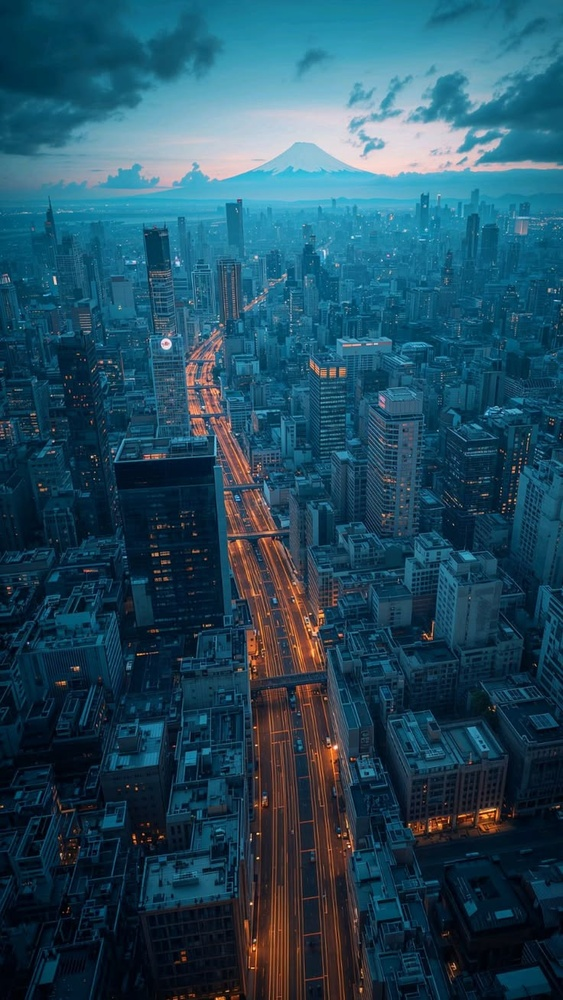
#> input picture CYUR/3_PLA/pla_labs/lab_6/data/source_image.jpg, 563 x 1000 px, shrunk from 736 x 1308 before the run, given in place of source_image.png, which was not available
$ python svd_compression.py
#> lines starting #> are read from the running program, lines starting #| are printed output that depends on the picture; pictures that were not available may be replaced by others from this repository, and a replacement may not be noted
#!/usr/bin/env python3
"""Task 1. Image compression via truncated SVD.

Loads a grayscale image, performs full SVD, builds truncated reconstructions
for 9+ values of k, evaluates compression ratio and reconstruction quality.
Outputs: data/source_image.png, data/recon_k*.png, data/compression.csv,
graphics/*.png. Run: python3 prog/svd_compression.py (from lab_6 root).
"""

import os
import math
import csv

import numpy as np
from PIL import Image
import matplotlib
matplotlib.use("Agg")
import matplotlib.pyplot as plt

ROOT = os.path.dirname(os.path.dirname(os.path.abspath(__file__)))
DATA = os.path.join(ROOT, "data")
GRAPHICS = os.path.join(ROOT, "graphics")

SOURCE_IMAGE_JPG = os.path.join(DATA, "source_image.jpg")
SOURCE_IMAGE = os.path.join(DATA, "source_image.png")
COMPRESSION_CSV = os.path.join(DATA, "compression.csv")

K_VALUES = [1, 2, 5, 10, 20, 50, 100, 200, 300]  # 9 different k


def load_source_image(path=SOURCE_IMAGE, jpg_path=SOURCE_IMAGE_JPG):
    """Source grayscale image for SVD compression (user file)."""
    if os.path.exists(path):
        return Image.open(path).convert("L")
    if os.path.exists(jpg_path):
        img = Image.open(jpg_path).convert("L")
        img.save(path)
        return img
    raise FileNotFoundError(
        f"Source image file not found: {jpg_path} or {path}"
    )


def truncated_svd_reconstruct(U, s, Vt, k):
    """Reconstruct matrix from first k SVD components."""
    kk = min(k, len(s))
    Uk = U[:, :kk]
    Sk = np.diag(s[:kk])
    Vtk = Vt[:kk, :]
    return Uk @ Sk @ Vtk


def compression_ratio(m, n, k):
    """Fraction of original data to store for truncated SVD."""
    return k * (m + n + 1) / (m * n)


def main():
    os.makedirs(DATA, exist_ok=True)
    os.makedirs(GRAPHICS, exist_ok=True)

    img = load_source_image()
    A = np.asarray(img, dtype=np.float64)
    m, n = A.shape
#> m = 1000; n = 563
    print(f"Image: {m}x{n} pixels")
#| Image: 1000x563 pixels

    # Full SVD
    U, s, Vt = np.linalg.svd(A, full_matrices=False)
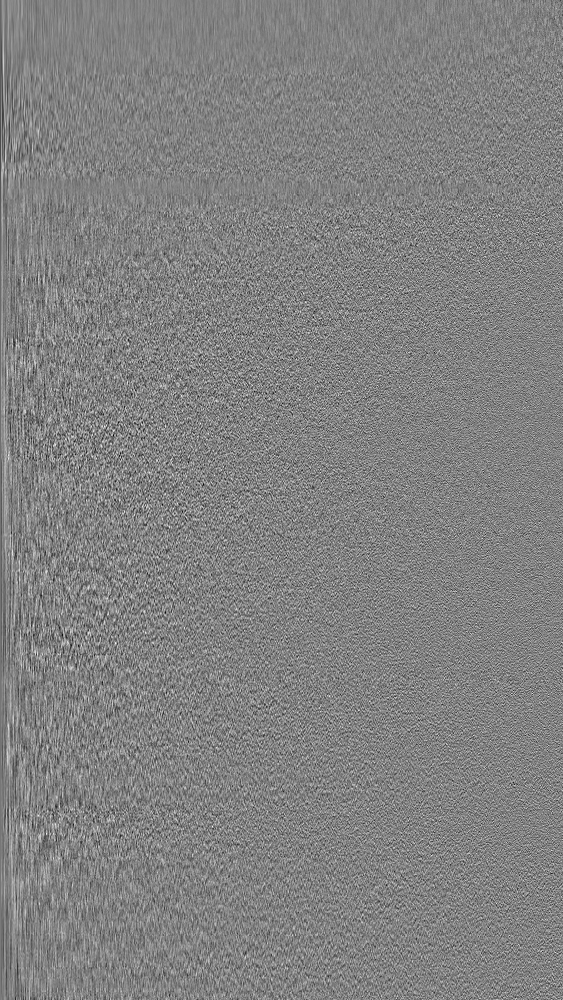
#> U: shape (1000, 563) float64; min -0.172, max 0.166, mean -4.31e-05; drawn with min black and max white
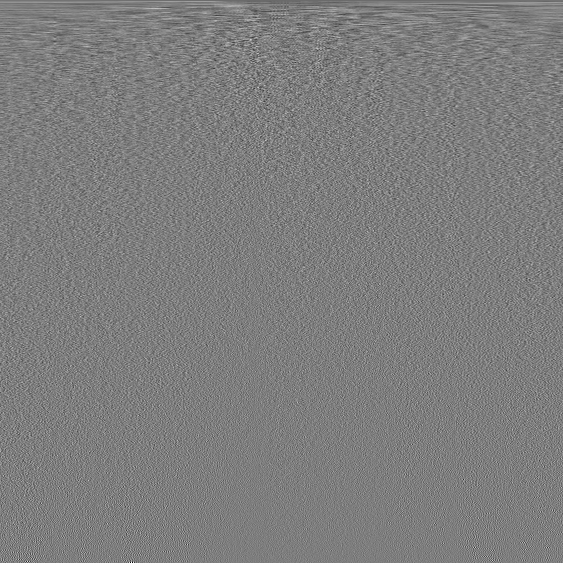
#> Vt: shape (563, 563) float64; min -0.346, max 0.353, mean -5.2e-05; drawn with min black and max white
#> s = 563 values, max 58449.5 at index 0, min 15.91 at index 562, mean 465.9
    total_energy = float(np.sum(s ** 2))
#> total_energy = 3.67e+09
    fro_full = float(np.linalg.norm(A, "fro"))
#> fro_full = 60557.1

    rows = []
    recon_images = []
    for k in K_VALUES:
        kk = min(k, len(s))
        Ak = truncated_svd_reconstruct(U, s, Vt, kk)
        err = float(np.linalg.norm(A - Ak, "fro"))
        err_rel = err / fro_full
        energy = float(np.sum(s[:kk] ** 2)) / float(np.sum(s ** 2))
        ratio = compression_ratio(m, n, kk)
        rows.append({
            "k": kk,
            "compression_ratio": ratio,
            "percent_of_original": ratio * 100.0,
            "frobenius_error": err,
            "relative_error": err_rel,
            "energy_kept": energy,
        })
        recon_images.append((kk, Ak))
        print(
            f"k={kk:3d}  compression={ratio*100:5.1f}%  "
            f"||A-Ak||_F={err:8.1f}  rel_err={err_rel:.4f}  "
            f"energy={energy:.4f}"
        )
#> this loop made 9 passes
#> (err, err_rel, energy, ratio) on passes 3 to 9: (12498.2, 0.206, 0.957, 0.0139), (10979.5, 0.181, 0.967, 0.0278), (9357.6, 0.155, 0.976, 0.0556), (7029.4, 0.116, 0.987, 0.139), (4995.3, 0.0825, 0.993, 0.278), (2757.1, 0.0455, 0.998, 0.556), (1491.6, 0.0246, 0.999, 0.833)
#> (Sk in truncated_svd_reconstruct, err, err_rel, energy, ratio) on passes 1 to 2: ([58449.5], 15837.4, 0.262, 0.932, 0.00278), ([[58449.5, 0], [0, 6117.8]], 14608, 0.241, 0.942, 0.00556)
#| k=  1  compression=  0.3%  ||A-Ak||_F= 15837.4  rel_err=0.2615  energy=0.9316
#| k=  2  compression=  0.6%  ||A-Ak||_F= 14608.0  rel_err=0.2412  energy=0.9418
#| k=  5  compression=  1.4%  ||A-Ak||_F= 12498.2  rel_err=0.2064  energy=0.9574
#| k= 10  compression=  2.8%  ||A-Ak||_F= 10979.5  rel_err=0.1813  energy=0.9671
#| k= 20  compression=  5.6%  ||A-Ak||_F=  9357.6  rel_err=0.1545  energy=0.9761
#| k= 50  compression= 13.9%  ||A-Ak||_F=  7029.4  rel_err=0.1161  energy=0.9865
#| k=100  compression= 27.8%  ||A-Ak||_F=  4995.3  rel_err=0.0825  energy=0.9932
#| k=200  compression= 55.6%  ||A-Ak||_F=  2757.1  rel_err=0.0455  energy=0.9979
#> (further printed lines are left out)
#> pass 1, in main, `Ak = truncated_svd_reconstruct(U, s, Vt, kk)`:
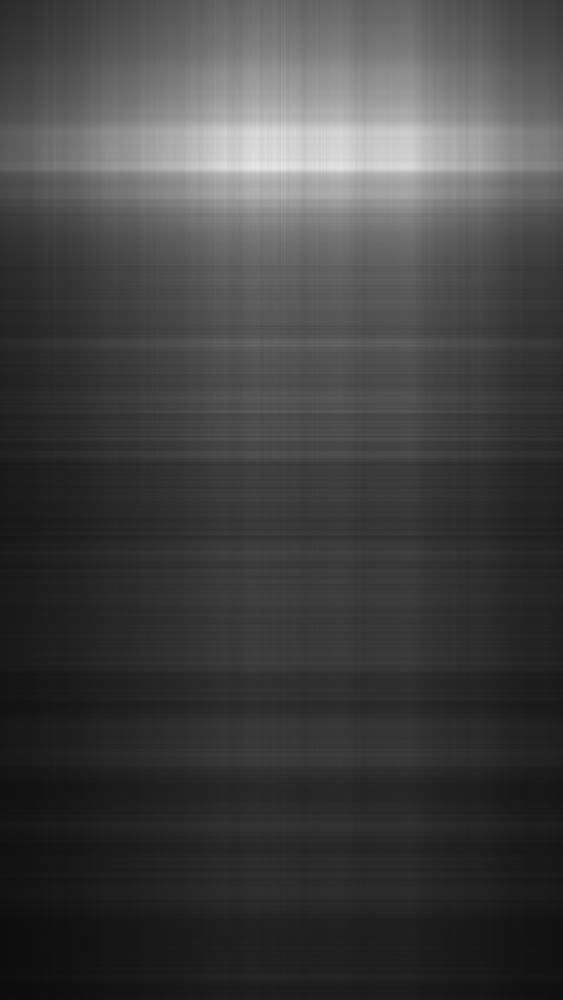
#> Ak: shape (1000, 563) float64; min 11.84, max 232.1, mean 65.9
#> pass 3, in main, `Ak = truncated_svd_reconstruct(U, s, Vt, kk)`:
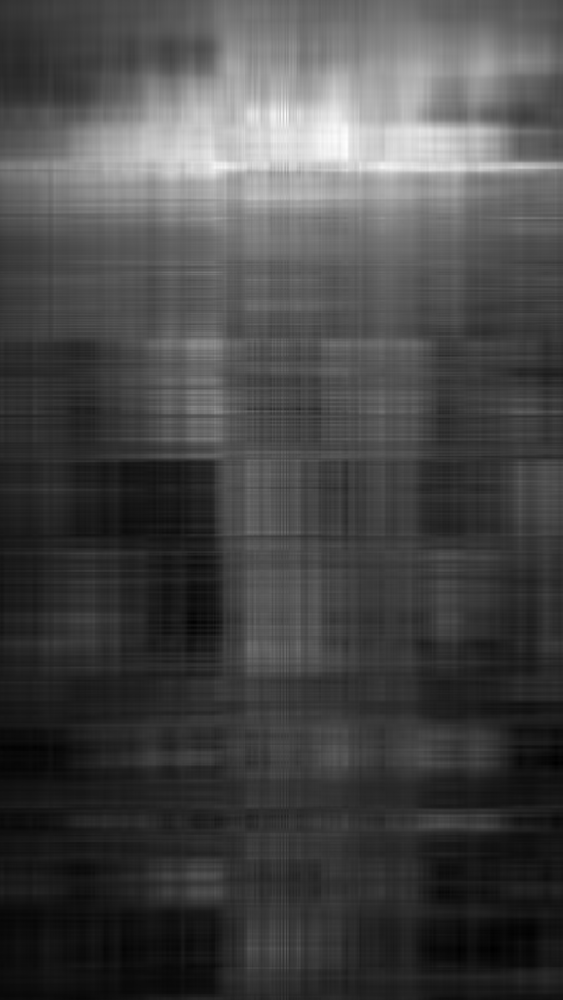
#> Ak: shape (1000, 563) float64; min -0.947, max 238.5, mean 65.8; drawn with min black and max white
#> after the loop, recon_images = 9 items; rows = 9 items

    # Compression table
    with open(COMPRESSION_CSV, "w", newline="") as f:
        w = csv.DictWriter(f, fieldnames=[
            "k", "compression_ratio", "percent_of_original",
            "frobenius_error", "relative_error", "energy_kept"])
        w.writeheader()
        w.writerows(rows)
    print(f"Table saved: {COMPRESSION_CSV}")

    # Save reconstructions
    for kk, Ak in recon_images:
        out = os.path.join(DATA, f"recon_k{kk}.png")
        Image.fromarray(np.clip(Ak, 0, 255).astype(np.uint8)).save(out)
#> this loop made 9 passes
#> kk on passes 1 to 9: 1, 2, 5, 10, 20, 50, 100, 200, 300

    # ---- Graphs ----
    # 1. Singular values
    plt.figure(figsize=(7, 4))
    plt.semilogy(s, marker="o", markersize=3, lw=1.2)
    plt.xlabel("Index of singular number i")
    plt.ylabel("Singular number sigma_i (log scale)")
    plt.title("Singular numbers of image matrix")
    plt.grid(True, alpha=0.3)
    plt.tight_layout()
    plt.savefig(os.path.join(GRAPHICS, "svd_singular_values.png"), dpi=300)
#> figure, not shown here; curve peaks at x = 0, y = 58449.5
    plt.close()

    # 2. Energy vs k
    ks = [r["k"] for r in rows]
#> ks = [1, 2, 5, 10, 20, 50, 100, 200, 300]
    energy = [r["energy_kept"] for r in rows]
#> energy = [0.932, 0.942, 0.957, 0.967, 0.976, 0.987, 0.993, 0.998, 0.999]
    plt.figure(figsize=(7, 4))
    plt.plot(ks, energy, marker="o", lw=1.5)
    for x, y in zip(ks, energy):
        plt.annotate(f"{y:.3f}", (x, y), textcoords="offset points", xytext=(0, 8),
                     ha="center", fontsize=8)
#> this loop made 9 passes
#> (x, y) on passes 1 to 9: (1, 0.932), (2, 0.942), (5, 0.957), (10, 0.967), (20, 0.976), (50, 0.987), (100, 0.993), (200, 0.998), (300, 0.999)
    plt.xlabel("k (number of components)")
    plt.ylabel("Fraction of preserved energy sum(s[:k]^2) / sum(s^2)")
    plt.title("Energy preserved by truncated SVD vs k")
    plt.grid(True, alpha=0.3)
    plt.tight_layout()
    plt.savefig(os.path.join(GRAPHICS, "svd_energy_vs_k.png"), dpi=300)
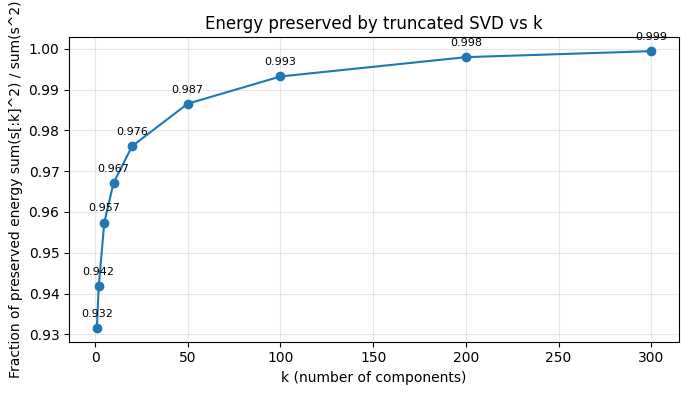
#> figure drawn by matplotlib, 1 panel
    plt.close()

    # 3. Reconstruction error and compression vs k
    err_rel = [r["relative_error"] for r in rows]
#> err_rel = [0.262, 0.241, 0.206, 0.181, 0.155, 0.116, 0.0825, 0.0455, 0.0246]
    ratio = [r["compression_ratio"] for r in rows]
#> ratio = [0.00278, 0.00556, 0.0139, 0.0278, 0.0556, 0.139, 0.278, 0.556, 0.833]
    fig, ax1 = plt.subplots(figsize=(7, 4))
    ax1.plot(ks, err_rel, marker="o", color="tab:red", lw=1.5,
             label="relative error ||A-Ak||_F/||A||_F")
    ax1.set_xlabel("k")
    ax1.set_ylabel("Relative error", color="tab:red")
    ax1.tick_params(axis="y", labelcolor="tab:red")
    ax2 = ax1.twinx()
    ax2.plot(ks, ratio, marker="s", color="tab:blue", lw=1.5,
             label="compression ratio (fraction of original data)")
    ax2.set_ylabel("Fraction of original data (compression ratio)", color="tab:blue")
    ax2.tick_params(axis="y", labelcolor="tab:blue")
    plt.title("Quality and compression vs k")
    fig.tight_layout()
    plt.savefig(os.path.join(GRAPHICS, "svd_quality_compression_vs_k.png"), dpi=300)
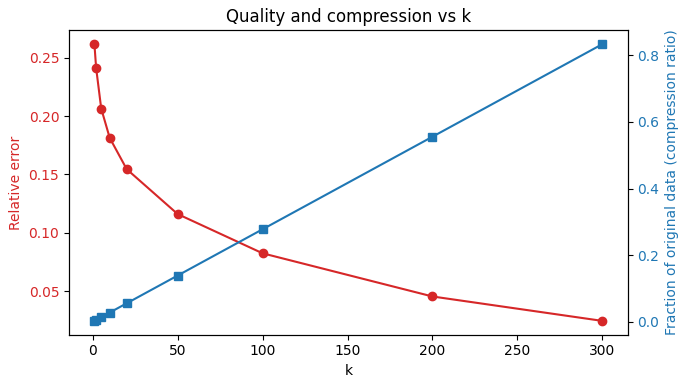
#> figure drawn by matplotlib, 2 panels
    plt.close()

    # 4. Reconstructions for selected k (grid)
    show_ks = [1, 5, 20, 50, 100, 200, 300]
    fig, axes = plt.subplots(2, 4, figsize=(10, 6))
    axes = axes.ravel()
    axes[0].imshow(A, cmap="gray", vmin=0, vmax=255)
    axes[0].set_title("Original (k = full)")
    axes[0].axis("off")
    recon_map = {kk: Ak for kk, Ak in recon_images}
#> recon_map = 9 items
    for ax, kk in zip(axes[1:], show_ks):
        ax.imshow(recon_map[kk], cmap="gray", vmin=0, vmax=255)
        ratio_k = compression_ratio(m, n, kk)
        ax.set_title(f"k={kk}, data={ratio_k*100:.1f}%")
        ax.axis("off")
#> this loop made 7 passes
#> (kk, ratio_k) on passes 1 to 7: (1, 0.00278), (5, 0.0139), (20, 0.0556), (50, 0.139), (100, 0.278), (200, 0.556), (300, 0.833)
    fig.tight_layout()
    plt.savefig(os.path.join(GRAPHICS, "svd_reconstructions.png"), dpi=300)
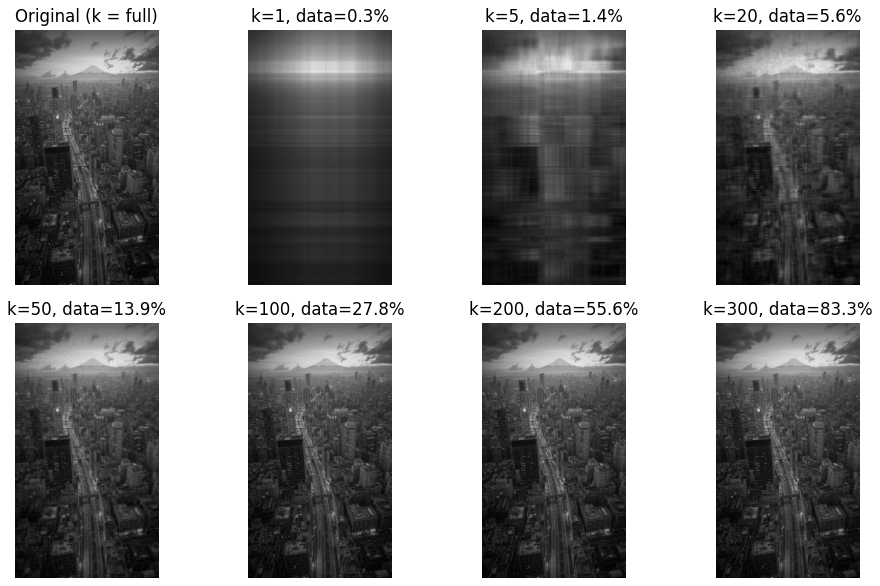
#> figure drawn by matplotlib, 8 panels
    plt.close()

    print(f"Graphs saved to {GRAPHICS}")
    print("Done.")


if __name__ == "__main__":
    main()

$ run again, with CYUR/3_PLA/pla_labs/lab_6/data/recon_k1.png saved as CYUR/3_PLA/pla_labs/lab_6/data/source_image.jpg
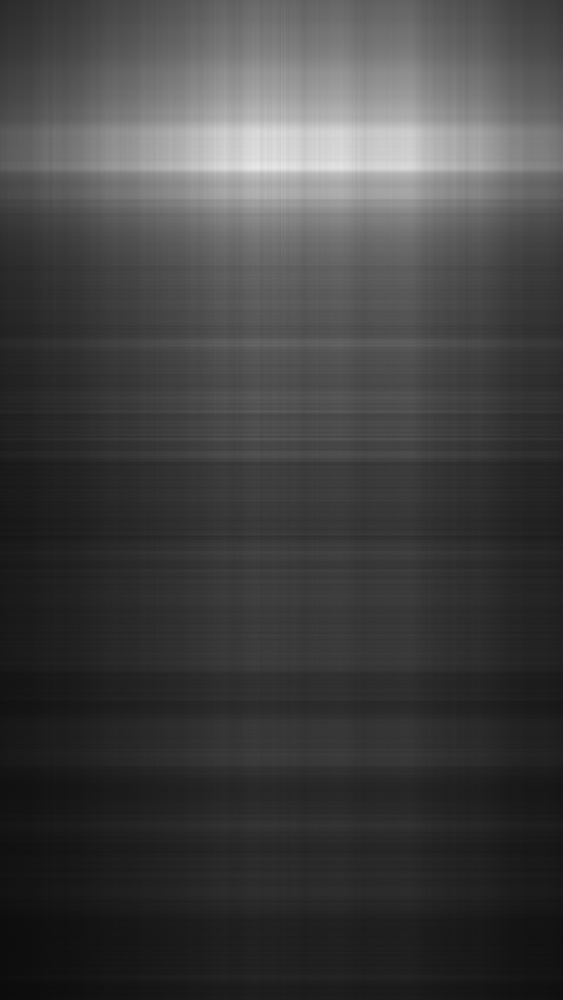
#> input picture CYUR/3_PLA/pla_labs/lab_6/data/recon_k1.png, 563 x 1000 px, shrunk from 736 x 1308 before the run, given in place of source_image.png, which was not available
#> in load_source_image, returned value is the input picture: PIL image 563x1000 L; min 11, max 231, mean 65.3
#| Image: 1000x563 pixels
#> in main, `U, s, Vt = np.linalg.svd(A, full_matrices=False)`:
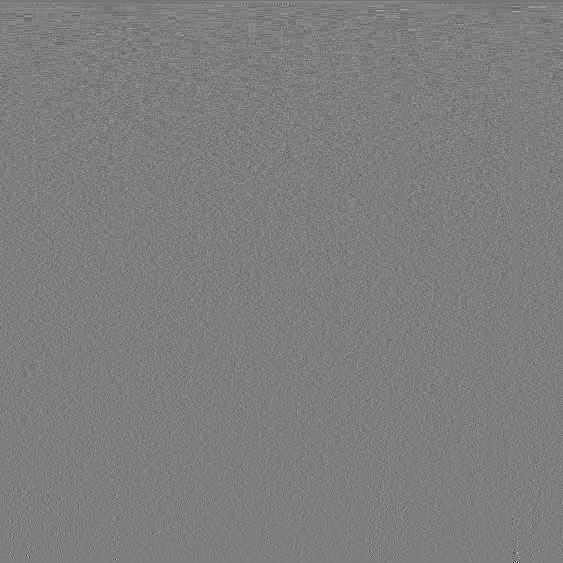
#> Vt: shape (563, 563) float64; min -0.595, max 0.61, mean -8.31e-05; drawn with min black and max white
#> s = 563 values, max 58095.6 at index 0, min 1.3 at index 562, mean 113.8
#> total_energy = 3.38e+09
#> fro_full = 58096.4
#> the loop in main, `for k in K_VALUES:` made 9 passes
#> (err, err_rel, ratio) on passes 3 to 9: (287.2, 0.00494, 0.0139), (277, 0.00477, 0.0278), (261.6, 0.0045, 0.0556), (229.1, 0.00394, 0.139), (189, 0.00325, 0.278), (131.7, 0.00227, 0.556), (88.48, 0.00152, 0.833)
#> (printed output is left out)
#> after the loop in main, `for k in K_VALUES:`: recon_images = 9 items
#> the loop in main, `for kk, Ak in recon_images:` made 9 passes
#> kk on passes 1 to 8: 1, 2, 5, 10, 20, 50, 100, 200
#> ks = [1, 2, 5, 10, 20, 50, 100, 200, 300]
#> in main, `energy = [r["energy_kept"] for r in rows]`: energy = [1, 1, 1, 1, 1, 1, 1, 1, 1]
#> the loop in main, `for x, y in zip(ks, energy):` made 9 passes
#> in main, `err_rel = [r["relative_error"] for r in rows]`: err_rel = [0.00534, 0.00513, 0.00494, 0.00477, 0.0045, 0.00394, 0.00325, 0.00227, 0.00152]
#> in main, `ratio = [r["compression_ratio"] for r in rows]`: ratio = [0.00278, 0.00556, 0.0139, 0.0278, 0.0556, 0.139, 0.278, 0.556, 0.833]
#> in main, `plt.savefig(os.path.join(GRAPHICS, "svd_quality_compression_vs_k.png")..`:
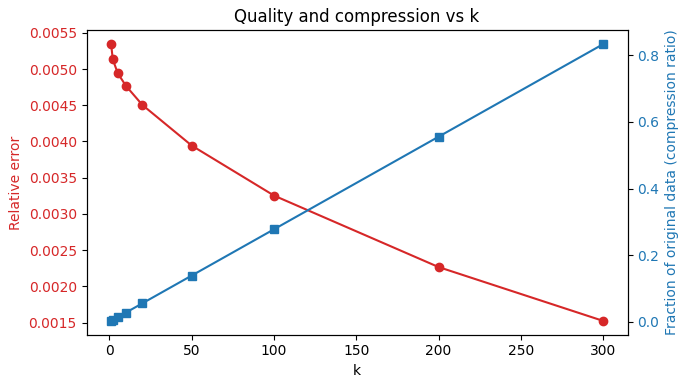
#> figure drawn by matplotlib, 2 panels
#> recon_map = 9 items
#> the loop in main, `for ax, kk in zip(axes[1:], show_ks):` made 7 passes
#> (kk, ratio_k) on passes 1 to 7: (1, 0.00278), (5, 0.0139), (20, 0.0556), (50, 0.139), (100, 0.278), (200, 0.556), (300, 0.833)
